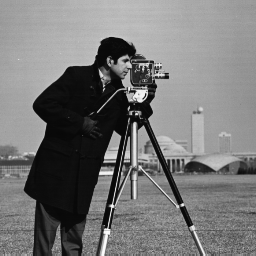
%> input picture ch06/cameraman.tif, 256 x 256 px
$ octave Log.m   (GNU Octave 9; MATLAB toolbox functions it lacks are replaced by stand-ins)
%> lines starting %> are read from the running program, lines starting %| are printed output that depends on the picture
close all;
clear all;
clc;
%% 采用Log算子对含有噪声的图像进行边缘检测
l = imread('cameraman.tif');
%> l is the input picture: size 256x256 uint8; min 7, max 253, mean 118.7
l = im2double(l);
%> l: size 256x256 double
k = imnoise(l, 'gaussian', 0, 0.005);
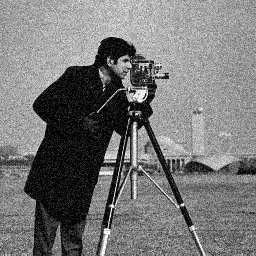
%> k: size 256x256 double; min 0, max 1, mean 0.467
[J, thresh] = edge(k, 'log', [], 2.3);
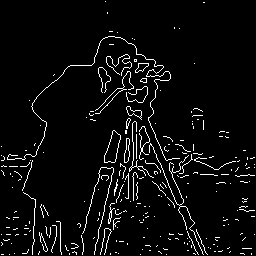
%> J: size 256x256 logical; 4.7% white in thin lines or dots
%> thresh = 0.00459
figure;
subplot(121); imshow(k);
subplot(122); imshow(J);

$ run again, with ch06/rice.png saved as ch06/cameraman.tif
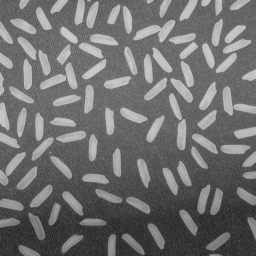
%> input picture ch06/rice.png, 256 x 256 px
%> l is the input picture: size 256x256 uint8; min 40, max 204, mean 111.2
%> l: size 256x256 double
%> `k = imnoise(l, 'gaussian', 0, 0.005);`:
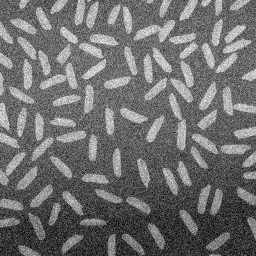
%> k: size 256x256 double; min 0, max 1, mean 0.436
%> `[J, thresh] = edge(k, 'log', [], 2.3);`:
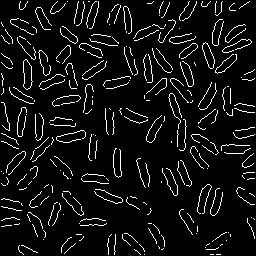
%> J: size 256x256 logical; 7% white in thin lines or dots
%> thresh = 0.00664
